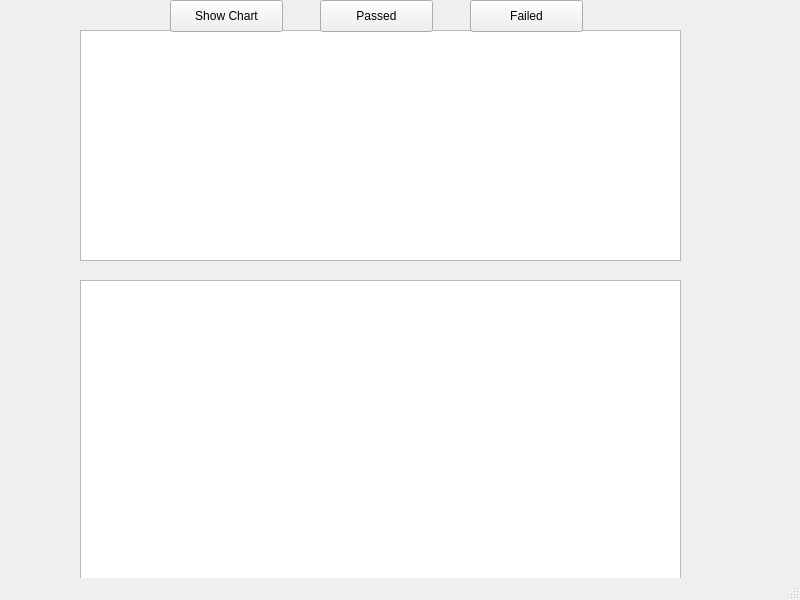
<?xml version="1.0" encoding="UTF-8"?>
<ui version="4.0">
 <class>MainWindow</class>
 <widget class="QMainWindow" name="MainWindow">
  <property name="geometry">
   <rect>
    <x>0</x>
    <y>0</y>
    <width>800</width>
    <height>600</height>
   </rect>
  </property>
  <property name="windowTitle">
   <string>MainWindow</string>
  </property>
  <widget class="QWidget" name="centralwidget">
   <widget class="QListWidget" name="listWidget">
    <property name="geometry">
     <rect>
      <x>80</x>
      <y>30</y>
      <width>601</width>
      <height>231</height>
     </rect>
    </property>
   </widget>
   <widget class="QPushButton" name="pushButton">
    <property name="geometry">
     <rect>
      <x>170</x>
      <y>0</y>
      <width>113</width>
      <height>32</height>
     </rect>
    </property>
    <property name="text">
     <string>Show Chart</string>
    </property>
   </widget>
   <widget class="QPushButton" name="pushButton_2">
    <property name="geometry">
     <rect>
      <x>320</x>
      <y>0</y>
      <width>113</width>
      <height>32</height>
     </rect>
    </property>
    <property name="text">
     <string>Passed</string>
    </property>
   </widget>
   <widget class="QPushButton" name="pushButton_3">
    <property name="geometry">
     <rect>
      <x>470</x>
      <y>0</y>
      <width>113</width>
      <height>32</height>
     </rect>
    </property>
    <property name="text">
     <string>Failed</string>
    </property>
   </widget>
   <widget class="QGraphicsView" name="graphicsView">
    <property name="geometry">
     <rect>
      <x>80</x>
      <y>280</y>
      <width>601</width>
      <height>301</height>
     </rect>
    </property>
   </widget>
  </widget>
  <widget class="QStatusBar" name="statusbar"/>
 </widget>
 <resources/>
 <connections/>
</ui>
